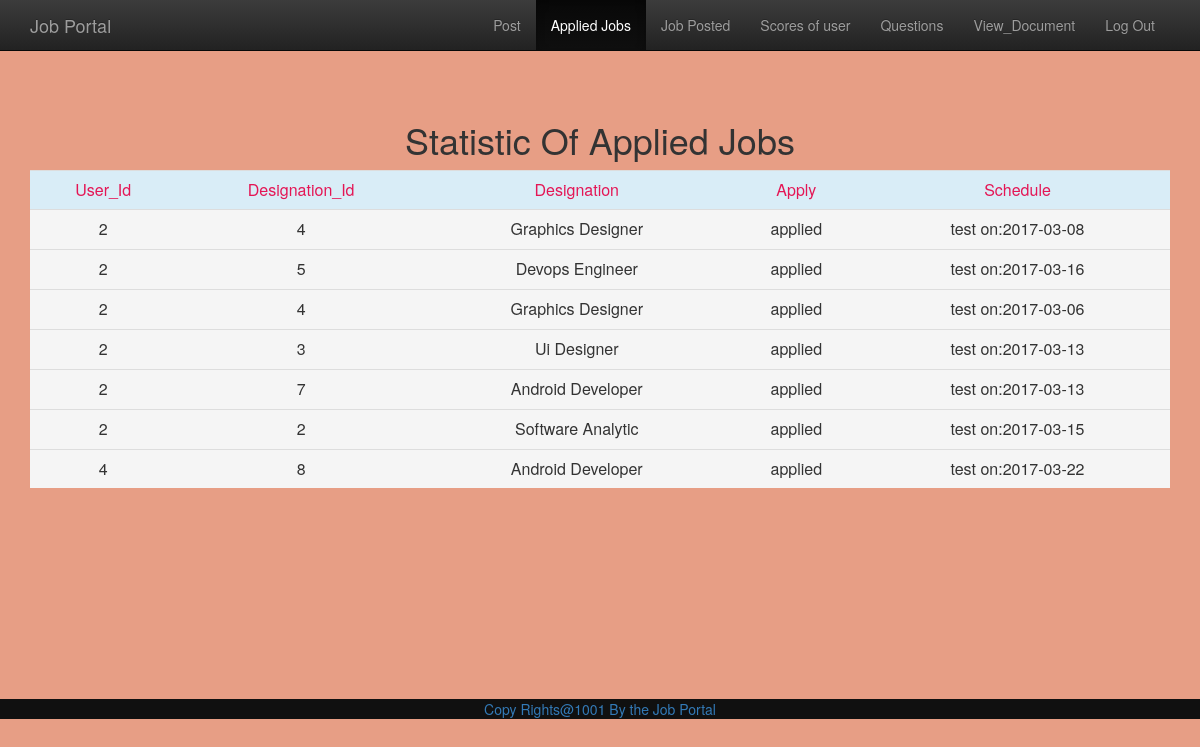
/jobs.php, run on the app's committed database.
### tables this page shows
CREATE TABLE IF NOT EXISTS `apply` (
  `id` int(100) NOT NULL AUTO_INCREMENT,
  `sid` int(100) NOT NULL,
  `desg` varchar(100) NOT NULL,
  `apply` varchar(100) NOT NULL DEFAULT 'Applied',
  `degid` varchar(100) NOT NULL,
  `date` varchar(123) NOT NULL,
  `schedule` varchar(100) NOT NULL,
  `yes` varchar(100) NOT NULL,
  PRIMARY KEY (`id`)
);

### jobs.php (the view, shortened to what this page needs)
<html>
<head>
<link rel="stylesheet" text="text/css" href="css/bootstrap.min.css">
<link rel="stylesheet" text="text/css" href="css/bootstrap-theme.min.css">
<link rel="stylesheet" text="text/css" href="css/style.css">
</head>
<body  style="background:#E79E85;">
<nav class="navbar navbar-inverse navbar-fixed-top" id="my-navbar">
<div class="container">
<div class="nav-header logo">
<a href="index.php" class="navbar-brand pull-left">Job Portal</a>
</div>
<div class="collapse navbar-collapse menu">
<ul class="nav navbar-nav pull-right" >
<li><a href="Post.php">Post</a></li>
<li class="active"><a href="jobs.php">Applied Jobs</a></li>
<li><a href="posted.php">Job Posted</a></li>
<li><a href="score.php">Scores of user</a></li>
<li><a href="gen.php">Questions</a></li>
<li ><a href="documet.php">View_Document</a></li>
<li><a href="alogout.php">Log Out</a></li>
</ul>
</div>
</div>
</nav>
<div class="container" style="margin-top:100px;">
<h1 class="text-center">Statistic Of Applied Jobs</h1>
<table class="table table-responsive">
<tr class="info text-center" style="color:#E41655;">
<td>
User_Id
</td>
<td>
Designation_Id
</td>
<td>
Designation
</td>
<td>
Apply
</td>
<td>
Schedule
</td>
</tr>
<?php
	$sql="select * from apply";
	$res=mysql_query($sql) or die (mysql_error());
	while($row=mysql_fetch_array($res))
	{
		echo "<tr class='active text-center'>";
		echo "<td>";
		echo $row['sid'];
		echo "</td>";
		echo "<td>";
		echo $row['degid'];
		echo "</td>";
		echo "<td>";
		echo $row['desg'];
		echo "</td>";
		echo "<td>";
		echo $row['apply'];
		echo "</td>";
		echo "<td>";
		if($row['yes']!='yes')
		{
			echo "<form action=' ' method='post'>";
		?>
		<input formaction='shed.php?id=<?php echo $row['id'];?>sid=<?php echo $row['sid'];?>' type='submit' name='schedule' value='Schedule' class='btn btn-primary' style='border-radius:0;'>
		<?php
		echo "</form>";
		}
		else
		{
			echo "test on:" .$row['schedule'];
		}
		echo "</td>";
		echo "</tr>";
	}
?>
</table>
</div>
<div class="footer text-center bill" style="margin-top:191px;">
<a href="index.php">Copy Rights@1001 <span>By the Job Portal</span></a>
</div>
</body>
</html>

### css/style.css (style rules this page uses)
.bill { background-color:#101010 !important; }

### data on the page
apply: sid "2", degid "4", desg "Graphics Designer", apply "applied", schedule "2017-03-08"
apply: sid "2", degid "5", desg "Devops Engineer", apply "applied", schedule "2017-03-16"
apply: sid "2", degid "4", desg "Graphics Designer", apply "applied", schedule "2017-03-06"
apply: sid "2", degid "3", desg "Ui Designer", apply "applied", schedule "2017-03-13"
apply: sid "2", degid "7", desg "Android Developer", apply "applied", schedule "2017-03-13"
apply: sid "2", degid "2", desg "Software Analytic", apply "applied", schedule "2017-03-15"
apply: sid "4", degid "8", desg "Android Developer", apply "applied", schedule "2017-03-22"
